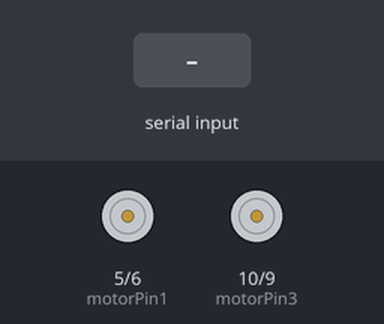
Bench run of a sketch on a simulated Arduino Uno, built with avr-gcc and run on an emulated ATmega328P. Parts: motor-driver pin pairs drawn as motors (green arrow = first pin HIGH = forward, orange = second pin HIGH = backward, longer = more drive). Inputs (shaded band) come from the test bench.

Above: at 1.2 s.
1.3 s: "a" received over the second serial link
At 1.8 s:
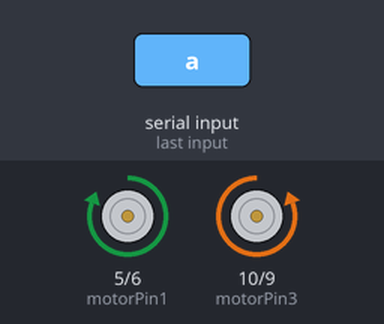
2.8 s: "b" received over the second serial link
At 4.0 s:
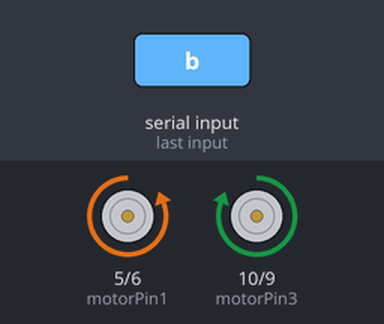
4.3 s: "c" received over the second serial link
At 5.3 s:
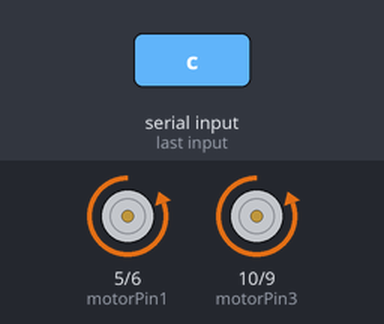
5.8 s: "d" received over the second serial link
At 6.5 s:
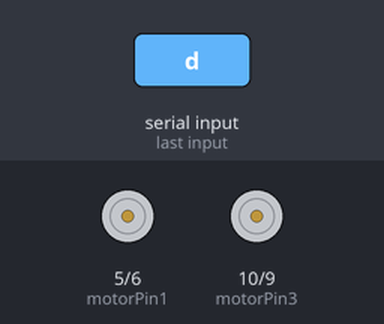
Timing chart, 0 to 8.3 s (numbered marks = the images above; inputs shaded):
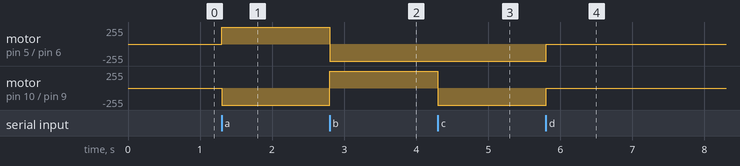

Measured:
- after the input at 1.3 s, motor on pin 5 (motorPin1) / pin 6 (motorPin2): stopped → forward 255/255 at once; motor on pin 10 (motorPin3) / pin 9 (motorPin4): stopped → backward 255/255 at once
- after the input at 2.8 s, motor on pin 5 (motorPin1) / pin 6 (motorPin2): forward 255/255 → backward 255/255 at once; motor on pin 10 (motorPin3) / pin 9 (motorPin4): backward 255/255 → forward 255/255 at once
- after the input at 4.3 s, motor on pin 10 (motorPin3) / pin 9 (motorPin4): forward 255/255 → backward 255/255 at once
- after the input at 5.8 s, motor on pin 5 (motorPin1) / pin 6 (motorPin2), motor on pin 10 (motorPin3) / pin 9 (motorPin4): backward 255/255 → stopped at once

The sketch:

rc_code.ino
```cpp
//L293D + bluetooth rc car

#include <SoftwareSerial.h>
SoftwareSerial BT(12, 11);
//Motor A
const int motorPin1  = 5;
const int motorPin2  = 6;
//Motor B
const int motorPin3  = 10;
const int motorPin4  = 9;

//This will run only one time.
void setup(){
    BT.begin(9600); //Init serial communication
    //Set pins as outputs
    pinMode(motorPin1, OUTPUT);
    pinMode(motorPin2, OUTPUT);
    pinMode(motorPin3, OUTPUT);
    pinMode(motorPin4, OUTPUT);

}


void loop(){
    if (BT.available()){
      char data = BT.read();
      if(data == 'a'){
        //Forwards
        digitalWrite(motorPin1, HIGH);
        digitalWrite(motorPin2, LOW);
        digitalWrite(motorPin3, LOW);
        digitalWrite(motorPin4, HIGH);

      }else if(data == 'b'){
        //Backwards
        digitalWrite(motorPin1, LOW);
        digitalWrite(motorPin2, HIGH);
        digitalWrite(motorPin3, HIGH);
        digitalWrite(motorPin4, LOW);

      }else if(data == 'c'){
        //Turn
        digitalWrite(motorPin1, LOW);
        digitalWrite(motorPin2, HIGH);
        digitalWrite(motorPin3, LOW);
        digitalWrite(motorPin4, HIGH);

      }else if(data == 'd'){
        //Stop
        digitalWrite(motorPin1, LOW);
        digitalWrite(motorPin2, LOW);
        digitalWrite(motorPin3, LOW);
        digitalWrite(motorPin4, LOW);
      }

    }

  delay(50);

}
```
